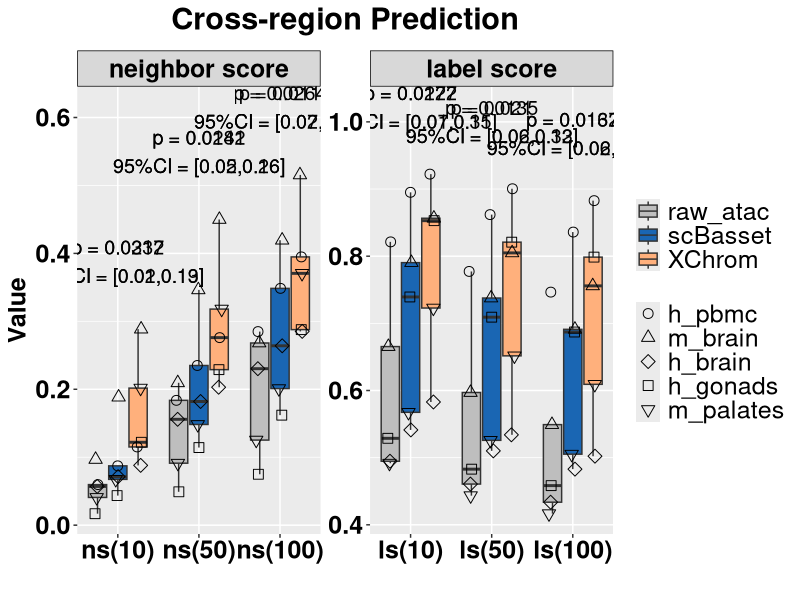
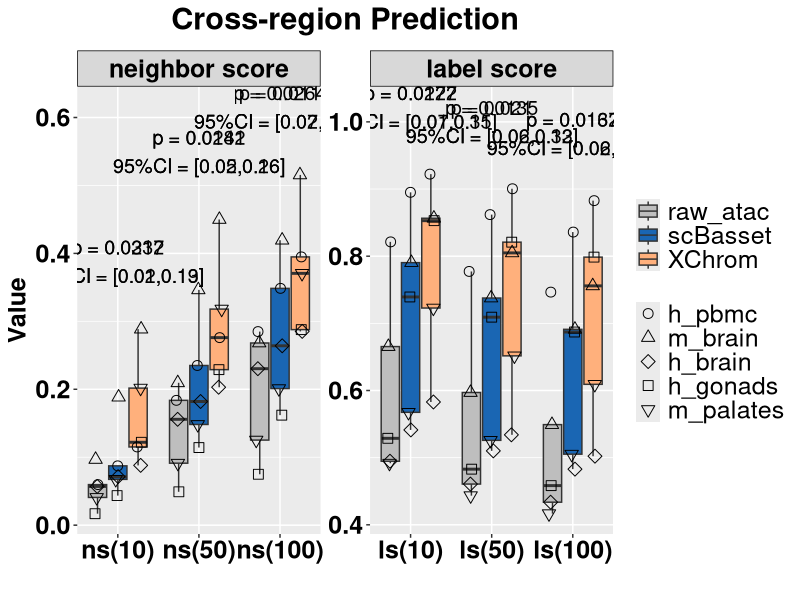

R code for these plots, in order:
library(ggplot2)
library(readr)
library(dplyr)
library(tidyr)
library(purrr)
library(jsonlite)


df <- read_csv('test_r4_cross-region_nsls.csv')
r=4

# Convert Metric & Method & Dataset to factor and specify the order
df$Metric <- factor(df$Metric, levels = c("ns(10)", "ns(50)", "ns(100)", 
                                          "ls(10)", "ls(50)", "ls(100)"))
df$Method <- factor(df$Method, levels = c("raw_atac","scBasset","XChrom"))
df$Dataset<-factor(df$Dataset, levels = c("h_pbmc","m_brain","h_brain",'h_gonads','m_palates'))

######################################
# Add 2 new column to group NS(k=10,50,100) and LS(k=10,50,100),respectively

df <- df %>%
  mutate(MetricType = ifelse(grepl("ns", Metric), "neighbor score", "label score"))%>%
  mutate(MetricType = factor(MetricType, levels = c("neighbor score", "label score")))

# Count each facet type
metric_counts <- df %>%
  group_by(MetricType) %>%
  summarise(count = n(), .groups = "drop")

######################################
y_pos <- df %>% 
  group_by(Metric) %>% 
  summarise(max_val = max(Value))

# Obtain all the methods that need to be compared (excluding XChrom itself)
other_methods <- unique(df$Method[df$Method != "XChrom"])

# Extract the data of XChrom as the benchmark
xchrom_data <- df %>% 
  filter(Method == "XChrom") %>% 
  select(Dataset, Metric, MetricType, Value_XChrom = Value)

# Generate comparative data
comparison_data <- df %>%
  filter(Method != "XChrom") %>% 
  inner_join(xchrom_data, by = c("Dataset", "Metric", "MetricType")) %>%
  mutate(diff = Value_XChrom - Value)



perform_tests <- function(differences, digits_round = r,
                          exact = FALSE, correct = TRUE) {
  d <- differences[is.finite(differences)]
  if (!is.null(digits_round)) d <- round(d, digits_round)  # 固化 ties（关键！）
  
  n <- length(d)
  if (n < 2) return(list(p_value = NA_real_, test_method = "insufficient_n"))
  
  if (sd(d) == 0) {
    if (all(abs(d) < .Machine$double.eps)) {
      return(list(p_value = 1, test_method = "no-diff"))
    } else {
      # 常数非零，用精确符号检验（强烈建议报告这个 p，一眼看方向占比）
      k <- sum(d > 0); n_nonzero <- sum(d != 0)
      p <- binom.test(k, n_nonzero, p = 0.5, alternative = "two.sided")$p.value
      return(list(p_value = p, test_method = "Sign test (binom)"))
    }
  }
  # 非常数向量再做 Shapiro；n>=3 才有意义
  shapiro_p <- if (n >= 3) {
    tryCatch(shapiro.test(d)$p.value, error = function(e) NA_real_)
  } else NA_real_
  
  if (!is.na(shapiro_p) && shapiro_p > 0.05) {
    # 配对 t 等价于对差值做单样本 t：mu=0
    p <- t.test(d, mu = 0)$p.value
    return(list(p_value = p, test_method = "paired t-test"))
  } else {
    # 非正态或样本太少：Wilcoxon，考虑 ties
    p <- suppressWarnings(wilcox.test(d,alternative = "two.sided",mu = 0, exact = FALSE, correct = TRUE)$p.value)
    return(list(p_value = p, test_method = "Wilcoxon signed-rank"))
  }
}



# Calculate statistical results
annotation_df <- comparison_data %>%
  group_by(Metric, Method) %>%  # Group by Metric & Method
  summarise(
    mean_diff = mean(diff, na.rm = TRUE),
    se_diff = sd(diff, na.rm = TRUE) / sqrt(n()),
    lower_ci = mean_diff - qt(0.975, df = n()-1) * se_diff,
    upper_ci = mean_diff + qt(0.975, df = n()-1) * se_diff,
    test = list(perform_tests(diff)),
    .groups = "drop"
  ) %>%
  mutate(
    p_value = as.numeric(purrr::map_dbl(test, "p_value")),
    test_method = purrr::map_chr(test, "test_method"),
    p_value_label = ifelse(p_value < 0.05,
                           paste0("p = ", signif(p_value, digits = 3)),
                           NA_character_)
  ) %>%
  # Merge the MetricType and Y-axis position information
  left_join(distinct(df, Metric, MetricType), by = "Metric") %>% 
  left_join(
    df %>% group_by(Metric) %>% summarise(max_val = max(Value)),
    by = "Metric"
  ) %>% 
  mutate(y_position = ifelse(p_value < 0.05, max_val + 0.1, NA_real_))


out <- annotation_df %>%
  mutate(test = map_chr(test, ~ toJSON(.x, auto_unbox = TRUE)))
write_csv(out, paste0('denoise_nsls','_r',r,"_test.csv"))





ggplot(df, aes(x = Metric, y = Value,)) +
  geom_boxplot(aes(group = interaction(Metric, Method), fill = Method), 
               alpha = 1, outlier.shape = NA) + 
  geom_jitter(
    aes(group = interaction(Metric, Method), shape = Dataset),
    position = position_jitterdodge(
      jitter.width = 0.2,   
      dodge.width = 0.8    
    ),size = 3,alpha = 1,color = "black",#stroke = 0.5
    )+
  scale_fill_manual(values = c('raw_atac'='grey','scBasset'='#1A66B3',"XChrom" = "#FFB07C")) + 
  scale_shape_manual(
    values = c(
      "h_pbmc" = 1,    
      "m_brain" = 2,    
      "h_brain" = 5,    
      "h_gonads" = 0,    
      "m_palates" = 6    
    ))+
  scale_x_discrete(expand = expansion(add = c(0.5, 0.5))) +  
  guides(shape = guide_legend(order = 2), fill = guide_legend(order = 1)) +  
  facet_wrap(~MetricType, scales = "free")+
  theme_set(theme_bw())+
  # theme_minimal() +
  theme(
    axis.text.x = element_text(angle = 0, hjust = 0.5, size = 18, face = "bold", color = "black", margin = margin(t =2)),
    axis.text.y = element_text(size = 18, face = "bold", color = "black"),
    axis.title = element_text(size = 18, color = "black", face = "bold"),
    legend.title = element_blank(),
    plot.title = element_text(hjust = 0.5, size = 22, face = "bold",margin = margin(b = 10)),
    legend.text = element_text(size = 18),
    strip.background = element_rect(fill = rgb(0.5, 0.5, 0.5, 0.3),color = "black", size = 0.5), 
    strip.text = element_text(size = 18, face = "bold", color = "black"), 
    strip.text.x = element_text(size = 18, face = "bold",color = "black"),  
  ) +
  labs(title = "Cross-region Prediction", x = "", y = "Value") +
  geom_text(
    data = annotation_df[annotation_df$p_value<0.05,],
    aes(x = Metric, y = y_position,group = MetricType,  
        label = paste0(p_value_label, "\n95%CI = [",
                       round(lower_ci, 2), ",",
                       round(upper_ci, 2), "]")),
    inherit.aes = FALSE,size = 5,
    color = "black",hjust = 0.5)

ggsave(paste0('denosie_nsls_r',r,'.pdf'), plot = last_plot(), 
       width = 14, height = 9, units = "in",dpi=300)
